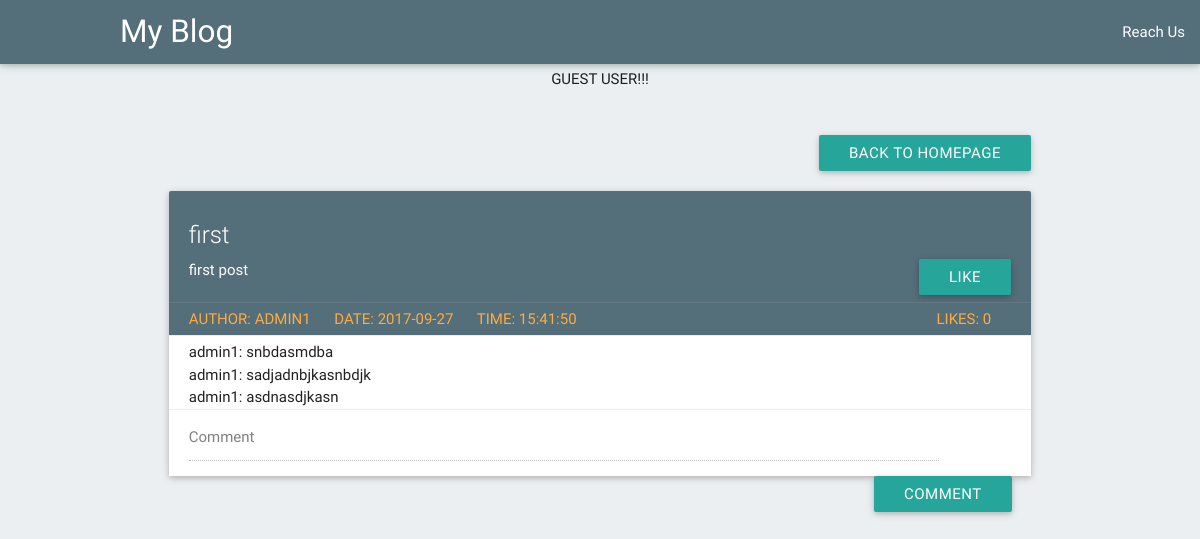
Screenshot of /post.php?id=3 with the database file from the repository.
### tables this page shows
CREATE TABLE `post` (
  `id` int(11) NOT NULL,
  `auther` varchar(30) NOT NULL,
  `date` date NOT NULL,
  `time` time NOT NULL,
  `heading` varchar(40) NOT NULL,
  `content` varchar(500) NOT NULL,
  `image` mediumblob NOT NULL,
  `likes` int(11) NOT NULL
);

CREATE TABLE `comments` (
  `reference` int(11) NOT NULL,
  `id` int(11) NOT NULL,
  `username` varchar(255) NOT NULL,
  `comment` varchar(255) NOT NULL
);

### post.php (the view, shortened to what this page needs)
<!DOCTYPE html>
<html>
  <head>
    <link type="text/css" rel="stylesheet" href="css/materialize.min.css"  media="screen,projection"/>
  </head>
  <body class="blue-grey lighten-5">
    <header>
      <nav class="blue-grey darken-1" style="position: fixed; z-index: 7;">
        <div class="nav-wrapper">
        <a class="brand-logo" href="index.php" style="padding-left:10%;">My Blog</a>
          <ul id="nav-mobile" class="right hide-on-med-and-down">
            <li><a href="reachme.php">Reach Us</a></li>
          </ul>
        </div>
      </nav>
      <br><br><br>
      <?php
        if(isset($_SESSION['login_status1'])==false):
      ?>
      <div class="center">
      GUEST USER!!!
      </div>
      <br>
      <?php
        endif;
        $link=mysqli_connect('localhost','root','','blog')or die(mysqli_connect_error());
      ?>
      <br>
    </header>
    <section>
      <div class="container">
        <div class="row">
          <a class="waves-effect waves-light btn right" href="dashboard.php">Back to Homepage</a>
        </div>
        <?php
          $id=$_GET['id'];
          $result=mysqli_query($link,"SELECT * FROM post WHERE id=$id");
          $post=mysqli_fetch_assoc($result);
        ?>
        <div class="row">
            <div class="card blue-grey darken-1">
              <div class="card-content white-text" style="overflow-wrap: break-word;">
                <span class="card-title">
                  <?php echo $post["heading"]; ?>
                </span>
                  <form action="" method=post>
                    <?php
                      if(isset($_SESSION['login_status1'])==true)
                      {
                        $result=mysqli_query($link,"SELECT * FROM likes WHERE id='$id' AND user='$user'");
                        $resultcount=mysqli_num_rows($result);
                        if(!$resultcount)
                          echo "<button class='waves-effect waves-light btn right' type=submit name=like>Like</button>";
                        else
                          echo "<button class='waves-effect waves-light btn right' type=submit name=like>Unlike</button>";
                      }
                      else
                        echo "<button class='waves-effect waves-light btn right' type=submit name=like disabled>Like</button>";
                    ?>
                  </form>
                    <?php $content=$post["content"]; echo $content; ?>
              </div>
              <div class="card-action" style="padding-top: 5px;padding-bottom: 5px;">
                <a ><?php echo "Author: ",$post["auther"]; ?></a>
                <a ><?php echo "Date: ",  $post["date"]; ?></a>
                <a ><?php echo "Time: ",  $post["time"]; ?></a>
                <a class="right"><?php echo "Likes: ", $post["likes"]; ?></a>
              </div>
               <?php
                $comments=mysqli_query($link,"SELECT * FROM comments WHERE id='$id' ") or die(mysql_error($link));
                $count=mysqli_num_rows($comments);
              ?>
              <div class="card-action" style="padding-top: 5px;padding-bottom: 0px; background-color:white; overflow-y:scroll;max-height:30vh;">
                  <?php
                    if($count):
                    while($comment=mysqli_fetch_assoc($comments))
                    {
                      echo $comment["username"];
                      echo ": ", $comment["comment"], "<br>";
                    }
                    endif;
                  ?>    </div>
                  <div class="card-action" style="padding-top: 5px;padding-bottom: 0px; background-color:white;">
                  <form action="" method=post>
                  <?php
                    if(isset($_SESSION['login_status1'])==true)
                    {
                      echo "<input placeholder=Comment name=newcomment style='width:750px;' required >";
                      echo "<button class='waves-effect waves-light btn right' type=submit name=addcomment>Comment</button>";
                    }
                    else
                    {
                      echo "<input placeholder=Comment name=newcomment style='width:750px;' disabled required >";
                      echo "<button class='waves-effect waves-light btn right' type=submit name=addcomment disabled>Comment</button>";
                    }
                  ?>
                  </form>
              </div>
            </div>
        </div>
      </div>
    </section>
  </body>
</html>

### rows the page displays
post: heading "first", content "first post", auther "ADMIN1", date "2017-09-27", time "15:41:50", likes "0"
comments: username "admin1", comment "snbdasmdba"
comments: username "admin1", comment "sadjadnbjkasnbdjk"
comments: username "admin1", comment "asdnasdjkasn"
